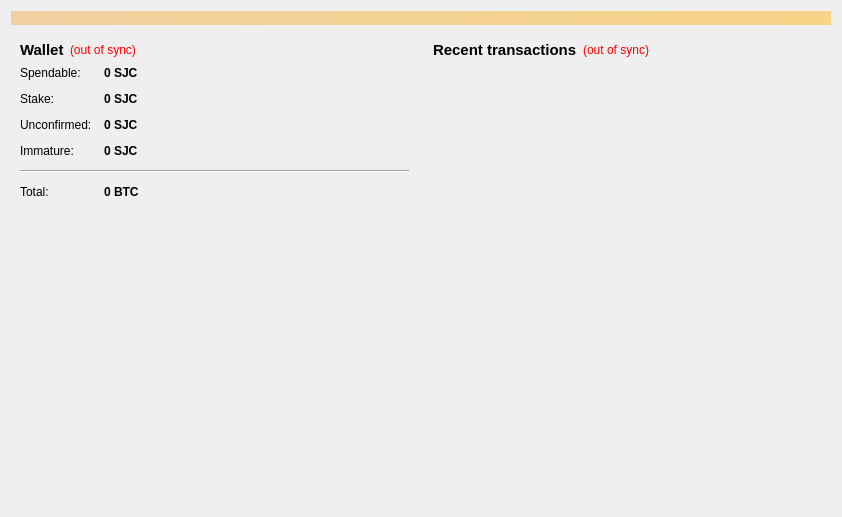
<?xml version="1.0" encoding="UTF-8"?>
<ui version="4.0">
 <class>OverviewPage</class>
 <widget class="QWidget" name="OverviewPage">
  <property name="geometry">
   <rect>
    <x>0</x>
    <y>0</y>
    <width>842</width>
    <height>517</height>
   </rect>
  </property>
  <property name="windowTitle">
   <string>Form</string>
  </property>
  <layout class="QVBoxLayout" name="topLayout">
   <item>
    <widget class="QLabel" name="labelAlerts">
     <property name="visible">
      <bool>false</bool>
     </property>
     <property name="styleSheet">
      <string notr="true">background-color: qlineargradient(x1: 0, y1: 0, x2: 1, y2: 0, stop:0 #F0D0A0, stop:1 #F8D488);  color:#000000
</string>
     </property>
     <property name="wordWrap">
      <bool>true</bool>
     </property>
     <property name="margin">
      <number>3</number>
     </property>
    </widget>
   </item>
   <item>
    <layout class="QHBoxLayout" name="horizontalLayout" stretch="1,1">
     <item>
      <layout class="QVBoxLayout" name="verticalLayout_2">
       <item>
        <widget class="QWidget" name="widget" native="true">
         <layout class="QVBoxLayout" name="verticalLayout_4">
          <item>
           <layout class="QHBoxLayout" name="horizontalLayout_4">
            <item>
             <widget class="QLabel" name="label_5">
              <property name="font">
               <font>
                <pointsize>11</pointsize>
                <weight>75</weight>
                <bold>true</bold>
               </font>
              </property>
              <property name="text">
               <string>Wallet</string>
              </property>
             </widget>
            </item>
            <item>
             <widget class="QLabel" name="labelWalletStatus">
              <property name="toolTip">
               <string>The displayed information may be out of date. Your wallet automatically synchronizes with the SJC network after a connection is established, but this process has not completed yet.</string>
              </property>
              <property name="styleSheet">
               <string notr="true">QLabel { color: red; }</string>
              </property>
              <property name="text">
               <string notr="true">(out of sync)</string>
              </property>
              <property name="alignment">
               <set>Qt::AlignLeading|Qt::AlignLeft|Qt::AlignVCenter</set>
              </property>
             </widget>
            </item>
            <item>
             <spacer name="horizontalSpacer_2">
              <property name="orientation">
               <enum>Qt::Horizontal</enum>
              </property>
              <property name="sizeHint" stdset="0">
               <size>
                <width>40</width>
                <height>20</height>
               </size>
              </property>
             </spacer>
            </item>
           </layout>
          </item>
          <item>
           <layout class="QFormLayout" name="formLayout_2">
            <property name="fieldGrowthPolicy">
             <enum>QFormLayout::AllNonFixedFieldsGrow</enum>
            </property>
            <property name="horizontalSpacing">
             <number>12</number>
            </property>
            <property name="verticalSpacing">
             <number>12</number>
            </property>
            <item row="0" column="0">
             <widget class="QLabel" name="label">
              <property name="text">
               <string>Spendable:</string>
              </property>
             </widget>
            </item>
            <item row="0" column="1">
             <widget class="QLabel" name="labelBalance">
              <property name="font">
               <font>
                <weight>75</weight>
                <bold>true</bold>
               </font>
              </property>
              <property name="cursor">
               <cursorShape>IBeamCursor</cursorShape>
              </property>
              <property name="toolTip">
               <string>Your current spendable balance</string>
              </property>
              <property name="text">
               <string notr="true">0 SJC</string>
              </property>
              <property name="alignment">
               <set>Qt::AlignLeading|Qt::AlignLeft|Qt::AlignVCenter</set>
              </property>
              <property name="textInteractionFlags">
               <set>Qt::LinksAccessibleByMouse|Qt::TextSelectableByKeyboard|Qt::TextSelectableByMouse</set>
              </property>
             </widget>
            </item>
            <item row="1" column="0">
             <widget class="QLabel" name="label_6">
              <property name="text">
               <string>Stake:</string>
              </property>
             </widget>
            </item>
            <item row="1" column="1">
             <widget class="QLabel" name="labelStake">
              <property name="font">
               <font>
                <weight>75</weight>
                <bold>true</bold>
               </font>
              </property>
              <property name="cursor">
               <cursorShape>IBeamCursor</cursorShape>
              </property>
              <property name="toolTip">
               <string>Total of coins that was staked, and do not yet count toward the current balance</string>
              </property>
              <property name="text">
               <string notr="true">0 SJC</string>
              </property>
              <property name="alignment">
               <set>Qt::AlignLeading|Qt::AlignLeft|Qt::AlignVCenter</set>
              </property>
              <property name="textInteractionFlags">
               <set>Qt::LinksAccessibleByMouse|Qt::TextSelectableByKeyboard|Qt::TextSelectableByMouse</set>
              </property>
             </widget>
            </item>
            <item row="2" column="0">
             <widget class="QLabel" name="label_3">
              <property name="text">
               <string>Unconfirmed:</string>
              </property>
             </widget>
            </item>
            <item row="2" column="1">
             <widget class="QLabel" name="labelUnconfirmed">
              <property name="font">
               <font>
                <weight>75</weight>
                <bold>true</bold>
               </font>
              </property>
              <property name="cursor">
               <cursorShape>IBeamCursor</cursorShape>
              </property>
              <property name="toolTip">
               <string>Total of transactions that have yet to be confirmed, and do not yet count toward the current balance</string>
              </property>
              <property name="text">
               <string notr="true">0 SJC</string>
              </property>
              <property name="alignment">
               <set>Qt::AlignLeading|Qt::AlignLeft|Qt::AlignVCenter</set>
              </property>
              <property name="textInteractionFlags">
               <set>Qt::LinksAccessibleByMouse|Qt::TextSelectableByKeyboard|Qt::TextSelectableByMouse</set>
              </property>
             </widget>
            </item>
            <item row="3" column="0">
             <widget class="QLabel" name="labelImmatureText">
              <property name="text">
               <string>Immature:</string>
              </property>
             </widget>
            </item>
            <item row="3" column="1">
             <widget class="QLabel" name="labelImmature">
              <property name="font">
               <font>
                <weight>75</weight>
                <bold>true</bold>
               </font>
              </property>
              <property name="toolTip">
               <string>Mined balance that has not yet matured</string>
              </property>
              <property name="text">
               <string notr="true">0 SJC</string>
              </property>
              <property name="alignment">
               <set>Qt::AlignLeading|Qt::AlignLeft|Qt::AlignVCenter</set>
              </property>
              <property name="textInteractionFlags">
               <set>Qt::LinksAccessibleByMouse|Qt::TextSelectableByKeyboard|Qt::TextSelectableByMouse</set>
              </property>
             </widget>
            </item>
            <item row="4" column="0" colspan="2">
             <widget class="Line" name="line">
              <property name="maximumSize">
               <size>
                <width>16777215</width>
                <height>16777215</height>
               </size>
              </property>
              <property name="orientation">
               <enum>Qt::Horizontal</enum>
              </property>
             </widget>
            </item>
            <item row="5" column="0">
             <widget class="QLabel" name="labelTotalText">
              <property name="text">
               <string>Total:</string>
              </property>
             </widget>
            </item>
            <item row="5" column="1">
             <widget class="QLabel" name="labelTotal">
              <property name="font">
               <font>
                <weight>75</weight>
                <bold>true</bold>
               </font>
              </property>
              <property name="cursor">
               <cursorShape>IBeamCursor</cursorShape>
              </property>
              <property name="toolTip">
               <string>Your current total balance</string>
              </property>
              <property name="text">
               <string notr="true">0 BTC</string>
              </property>
              <property name="alignment">
               <set>Qt::AlignLeading|Qt::AlignLeft|Qt::AlignVCenter</set>
              </property>
              <property name="textInteractionFlags">
               <set>Qt::LinksAccessibleByMouse|Qt::TextSelectableByKeyboard|Qt::TextSelectableByMouse</set>
              </property>
             </widget>
            </item>
           </layout>
          </item>
         </layout>
        </widget>
       </item>
       <item>
        <spacer name="verticalSpacer_2">
         <property name="orientation">
          <enum>Qt::Vertical</enum>
         </property>
         <property name="sizeHint" stdset="0">
          <size>
           <width>20</width>
           <height>40</height>
          </size>
         </property>
        </spacer>
       </item>
       <item>
        <widget class="QLabel" name="label_overview_pic">
         <property name="sizePolicy">
          <sizepolicy hsizetype="Preferred" vsizetype="Preferred">
           <horstretch>0</horstretch>
           <verstretch>0</verstretch>
          </sizepolicy>
         </property>
         <property name="minimumSize">
          <size>
           <width>0</width>
           <height>0</height>
          </size>
         </property>
         <property name="maximumSize">
          <size>
           <width>500</width>
           <height>500</height>
          </size>
         </property>
         <property name="text">
          <string/>
         </property>
         <property name="pixmap">
          <pixmap resource="../bitcoin.qrc">:/images/wallet_bg</pixmap>
         </property>
         <property name="alignment">
          <set>Qt::AlignCenter</set>
         </property>
         <property name="margin">
          <number>20</number>
         </property>
        </widget>
       </item>
       <item>
        <spacer name="verticalSpacer">
         <property name="orientation">
          <enum>Qt::Vertical</enum>
         </property>
         <property name="sizeHint" stdset="0">
          <size>
           <width>20</width>
           <height>40</height>
          </size>
         </property>
        </spacer>
       </item>
      </layout>
     </item>
     <item>
      <layout class="QVBoxLayout" name="verticalLayout_3">
       <item>
        <widget class="QWidget" name="widget_2" native="true">
         <layout class="QVBoxLayout" name="verticalLayout">
          <item>
           <layout class="QHBoxLayout" name="horizontalLayout_2">
            <item>
             <widget class="QLabel" name="label_4">
              <property name="font">
               <font>
                <pointsize>11</pointsize>
                <weight>75</weight>
                <bold>true</bold>
               </font>
              </property>
              <property name="text">
               <string>&lt;b&gt;Recent transactions&lt;/b&gt;</string>
              </property>
             </widget>
            </item>
            <item>
             <widget class="QLabel" name="labelTransactionsStatus">
              <property name="toolTip">
               <string>The displayed information may be out of date. Your wallet automatically synchronizes with the SJC network after a connection is established, but this process has not completed yet.</string>
              </property>
              <property name="styleSheet">
               <string notr="true">QLabel { color: red; }</string>
              </property>
              <property name="text">
               <string notr="true">(out of sync)</string>
              </property>
              <property name="alignment">
               <set>Qt::AlignRight|Qt::AlignTrailing|Qt::AlignVCenter</set>
              </property>
             </widget>
            </item>
            <item>
             <spacer name="horizontalSpacer">
              <property name="orientation">
               <enum>Qt::Horizontal</enum>
              </property>
              <property name="sizeHint" stdset="0">
               <size>
                <width>40</width>
                <height>20</height>
               </size>
              </property>
             </spacer>
            </item>
           </layout>
          </item>
          <item>
           <widget class="QListView" name="listTransactions">
            <property name="styleSheet">
             <string notr="true">QListView { background: transparent; }</string>
            </property>
            <property name="frameShape">
             <enum>QFrame::NoFrame</enum>
            </property>
            <property name="verticalScrollBarPolicy">
             <enum>Qt::ScrollBarAlwaysOff</enum>
            </property>
            <property name="horizontalScrollBarPolicy">
             <enum>Qt::ScrollBarAlwaysOff</enum>
            </property>
            <property name="selectionMode">
             <enum>QAbstractItemView::NoSelection</enum>
            </property>
           </widget>
          </item>
         </layout>
        </widget>
       </item>
      </layout>
     </item>
    </layout>
   </item>
  </layout>
 </widget>
 <resources>
  <include location="../bitcoin.qrc"/>
 </resources>
 <connections/>
</ui>
